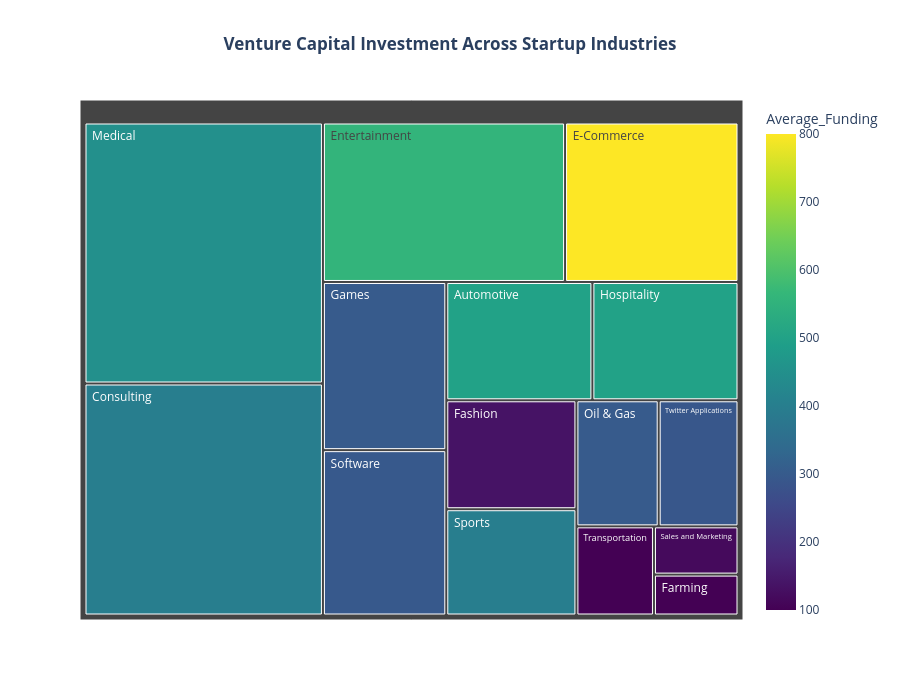

The cell this chart's notebook holds for it:
### Code cell
import plotly.express as px

fig = px.treemap(
    market_analysis,
    path=["market"],
    values="Total_Funding",
    color="Average_Funding",
    color_continuous_scale="Viridis",
    hover_data={
        "Startup_Count": True,
        "Average_Funding": ":,.0f",
        "Total_Funding": ":,.0f"
    },
    title="<b>Venture Capital Investment Across Startup Industries</b>"
)

fig.update_layout(
    template="plotly_white",
    title_x=0.5,
    height=700
)

fig.show()

### Figure 1 — Plotly figure (JSON) as saved in the notebook; plotly's stock layout.template omitted (floating-point values rounded to 4 significant figures)
{"data": [{"branchvalues": "total", "customdata": [["4", 450, 1800], ["4", 400, 1600], ["2", 558.5, 1117], ["1", 800, 800], ["2", 300, 600], ["2", 295, 590], ["1", 500, 500], ["1", 500, 500], ["3", 136.7, 410], ["1", 400, 400], ["1", 300, 300], ["1", 291, 291], ["2", 100, 200], ["1", 118, 118], ["1", 100, 100]], "domain": {"x": [0, 1], "y": [0, 1]}, "hovertemplate": "labels=%{label}<br>Total_Funding=%{customdata[2]:,.0f}<br>parent=%{parent}<br>id=%{id}<br>Startup_Count=%{customdata[0]}<br>Average_Funding=%{color:,.0f}<extra></extra>", "ids": [" Medical ", " Consulting ", " Entertainment ", " E-Commerce ", " Games ", " Software ", " Automotive ", " Hospitality ", " Fashion ", " Sports ", " Oil & Gas ", " Twitter Applications ", " Transportation ", " Sales and Marketing ", " Farming "], "labels": [" Medical ", " Consulting ", " Entertainment ", " E-Commerce ", " Games ", " Software ", " Automotive ", " Hospitality ", " Fashion ", " Sports ", " Oil & Gas ", " Twitter Applications ", " Transportation ", " Sales and Marketing ", " Farming "], "marker": {"coloraxis": "coloraxis", "colors": [450.0, 400.0, 558.5, 800.0, 300.0, 295.0, 500.0, 500.0, 136.7, 400.0, 300.0, 291.0, 100.0, 118.0, 100.0]}, "name": "", "parents": ["", "", "", "", "", "", "", "", "", "", "", "", "", "", ""], "type": "treemap", "values": [1800.0, 1600.0, 1117.0, 800.0, 600.0, 590.0, 500.0, 500.0, 410.0, 400.0, 300.0, 291.0, 200.0, 118.0, 100.0]}], "layout": {"coloraxis": {"colorbar": {"title": {"text": "Average_Funding"}}, "colorscale": [[0, "#440154"], [0.1111, "#482878"], [0.2222, "#3e4989"], [0.3333, "#31688e"], [0.4444, "#26828e"], [0.5556, "#1f9e89"], [0.6667, "#35b779"], [0.7778, "#6ece58"], [0.8889, "#b5de2b"], [1, "#fde725"]]}, "height": 700, "legend": {"tracegroupgap": 0}, "title": {"text": "<b>Venture Capital Investment Across Startup Industries</b>", "x": 0.5}}}
